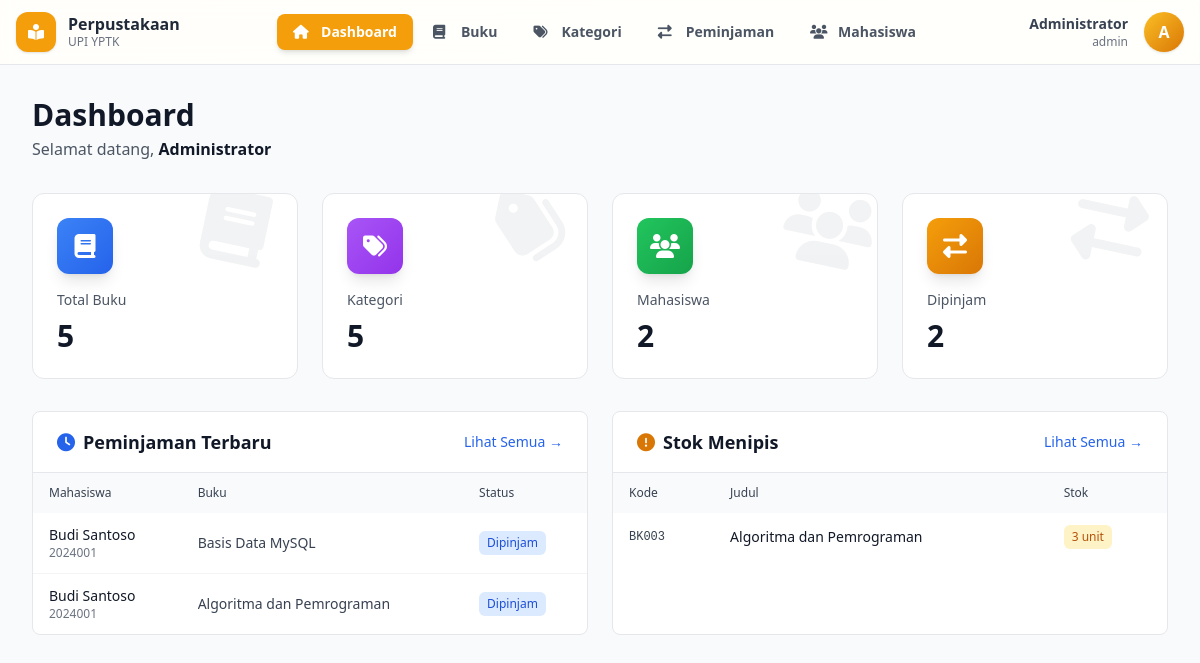
Screenshot of /admin/dashboard.php (signed in) with the database file from the repository.
### tables this page shows
CREATE TABLE `peminjaman` (
  `id_peminjaman` int NOT NULL,
  `id_user` int NOT NULL,
  `id_buku` int NOT NULL,
  `tanggal_pinjam` date NOT NULL,
  `tanggal_kembali` date NOT NULL,
  `tanggal_pengembalian` date DEFAULT NULL,
  `status` enum('dipinjam','dikembalikan','terlambat') DEFAULT 'dipinjam',
  `denda` decimal(10,2) DEFAULT '0.00',
  `keterangan` text,
  `created_at` timestamp NULL DEFAULT CURRENT_TIMESTAMP
);

CREATE TABLE `users` (
  `id_user` int NOT NULL,
  `nim` varchar(20) NOT NULL,
  `password` varchar(255) NOT NULL,
  `nama_lengkap` varchar(100) NOT NULL,
  `jurusan` varchar(100) DEFAULT NULL,
  `email` varchar(100) DEFAULT NULL,
  `no_hp` varchar(15) DEFAULT NULL,
  `created_at` timestamp NULL DEFAULT CURRENT_TIMESTAMP
);

CREATE TABLE `buku` (
  `id_buku` int NOT NULL,
  `kode_buku` varchar(50) NOT NULL,
  `judul_buku` varchar(200) NOT NULL,
  `pengarang` varchar(100) NOT NULL,
  `penerbit` varchar(100) DEFAULT NULL,
  `tahun_terbit` year DEFAULT NULL,
  `id_kategori` int DEFAULT NULL,
  `stok` int DEFAULT '0',
  `lokasi_rak` varchar(50) DEFAULT NULL,
  `foto_buku` varchar(255) DEFAULT NULL,
  `created_at` timestamp NULL DEFAULT CURRENT_TIMESTAMP
);

### config/session.php (called while the page is built, shortened)
<?php
function isAdminLoggedIn() {
    return isset($_SESSION['admin_id']) && isset($_SESSION['admin_username']);
}
function getAdminData() {
    if (isAdminLoggedIn()) {
        return [
            'id' => $_SESSION['admin_id'],
            'username' => $_SESSION['admin_username'],
            'nama_lengkap' => $_SESSION['admin_nama'] ?? '',
            'email' => $_SESSION['admin_email'] ?? ''
        ];
    }
    return null;
}
?>

### admin/dashboard.php (the view, shortened to what this page needs)
<?php
require_once '../includes/header_admin.php';
$conn = getConnection();
$stats = [];
$stats['total_buku'] = $conn->query("SELECT COUNT(*) as total FROM buku")->fetch_assoc()['total'];
$stats['total_kategori'] = $conn->query("SELECT COUNT(*) as total FROM kategori")->fetch_assoc()['total'];
$stats['total_mahasiswa'] = $conn->query("SELECT COUNT(*) as total FROM users")->fetch_assoc()['total'];
$stats['peminjaman_aktif'] = $conn->query("SELECT COUNT(*) as total FROM peminjaman WHERE status = 'dipinjam'")->fetch_assoc()['total'];
$stats['terlambat'] = $conn->query("SELECT COUNT(*) as total FROM peminjaman WHERE status = 'terlambat'")->fetch_assoc()['total'];
$recent_loans = $conn->query("
    SELECT p.*, u.nama_lengkap, u.nim, b.judul_buku
    FROM peminjaman p
    JOIN users u ON p.id_user = u.id_user
    JOIN buku b ON p.id_buku = b.id_buku
    ORDER BY p.created_at DESC
    LIMIT 10
")->fetch_all(MYSQLI_ASSOC);
$low_stock = $conn->query("
    SELECT * FROM buku WHERE stok < 5 ORDER BY stok ASC LIMIT 10
")->fetch_all(MYSQLI_ASSOC);
?>
<div class="min-h-screen bg-gray-50">
    <div class="max-w-7xl mx-auto px-4 sm:px-6 lg:px-8 py-6 sm:py-8">
        <div class="mb-6 sm:mb-8">
            <h1 class="text-2xl sm:text-3xl font-bold text-gray-900 mb-1">Dashboard</h1>
            <p class="text-sm sm:text-base text-gray-600">
                Selamat datang, <span class="font-semibold text-gray-900"><?php echo htmlspecialchars($admin['nama_lengkap']); ?></span>
            </p>
        </div>
        <div class="grid grid-cols-2 lg:grid-cols-4 gap-3 sm:gap-4 md:gap-6 mb-6 sm:mb-8">
            <?php
            $cards = [
                ['title' => 'Total Buku', 'icon' => 'book', 'color' => 'blue', 'value' => $stats['total_buku'], 'bg' => 'from-blue-500 to-blue-600'],
                ['title' => 'Kategori', 'icon' => 'tags', 'color' => 'purple', 'value' => $stats['total_kategori'], 'bg' => 'from-purple-500 to-purple-600'],
                ['title' => 'Mahasiswa', 'icon' => 'users', 'color' => 'green', 'value' => $stats['total_mahasiswa'], 'bg' => 'from-green-500 to-green-600'],
                ['title' => 'Dipinjam', 'icon' => 'exchange-alt', 'color' => 'amber', 'value' => $stats['peminjaman_aktif'], 'bg' => 'from-amber-500 to-amber-600'],
            ];
            foreach ($cards as $c):
            ?>
                <div class="group bg-white rounded-xl border border-gray-200 p-4 sm:p-6 hover:shadow-lg hover:border-gray-300 transition-all duration-300 relative overflow-hidden">
                    <div class="absolute top-0 right-0 w-24 h-24 opacity-5 transform rotate-12 group-hover:scale-110 transition-transform duration-300">
                        <i class="fas fa-<?= $c['icon']; ?> text-7xl text-gray-900"></i>
                    </div>
                    <div class="relative">
                        <div class="mb-4">
                            <div class="w-12 h-12 sm:w-14 sm:h-14 rounded-xl bg-gradient-to-br <?= $c['bg']; ?> flex items-center justify-center shadow-lg group-hover:scale-110 transition-transform duration-300">
                                <i class="fas fa-<?= $c['icon']; ?> text-white text-xl sm:text-2xl"></i>
                            </div>
                        </div>
                        <div>
                            <p class="text-xs sm:text-sm font-medium text-gray-600 mb-2"><?= $c['title']; ?></p>
                            <h2 class="text-2xl sm:text-3xl font-bold text-gray-900 group-hover:text-<?= $c['color']; ?>-600 transition-colors">
                                <?= $c['value']; ?>
                            </h2>
                        </div>
                    </div>
                </div>
            <?php endforeach; ?>
        </div>
        <div class="grid grid-cols-1 lg:grid-cols-2 gap-4 sm:gap-6">
            <div class="bg-white rounded-lg border border-gray-200 overflow-hidden">
                <div class="px-4 sm:px-6 py-4 border-b border-gray-200 flex items-center justify-between">
                    <h3 class="text-base sm:text-lg font-semibold text-gray-900 flex items-center gap-2">
                        <i class="fas fa-clock text-blue-600"></i>
                        <span class="hidden sm:inline">Peminjaman Terbaru</span>
                    </h3>
                    <a href="peminjaman.php" class="text-xs sm:text-sm text-blue-600 hover:text-blue-700 font-medium">
                        Lihat Semua →
                    </a>
                </div>
                <div class="overflow-x-auto">
                    <table class="w-full text-xs sm:text-sm">
                        <thead class="bg-gray-50 text-gray-700 text-xs">
                            <tr>
                                <th class="px-3 sm:px-4 py-3 text-left font-medium">Mahasiswa</th>
                                <th class="px-3 sm:px-4 py-3 text-left font-medium">Buku</th>
                                <th class="px-3 sm:px-4 py-3 text-left font-medium">Status</th>
                            </tr>
                        </thead>
                        <tbody class="divide-y divide-gray-100">
                            <?php if (count($recent_loans) > 0): ?>
                                <?php foreach ($recent_loans as $loan): ?>
                                    <tr class="hover:bg-gray-50 transition">
                                        <td class="px-3 sm:px-4 py-3">
                                            <div class="font-medium text-gray-900"><?= htmlspecialchars($loan['nama_lengkap']); ?></div>
                                            <div class="text-gray-500 text-xs"><?= htmlspecialchars($loan['nim']); ?></div>
                                        </td>
                                        <td class="px-3 sm:px-4 py-3 text-gray-700">
                                            <div class="line-clamp-2"><?= htmlspecialchars($loan['judul_buku']); ?></div>
                                        </td>
                                        <td class="px-3 sm:px-4 py-3">
                                            <?php
                                            $statusConfig = [
                                                'dipinjam' => ['bg' => 'bg-blue-100', 'text' => 'text-blue-700', 'label' => 'Dipinjam'],
                                                'dikembalikan' => ['bg' => 'bg-green-100', 'text' => 'text-green-700', 'label' => 'Kembali'],
                                                'terlambat' => ['bg' => 'bg-red-100', 'text' => 'text-red-700', 'label' => 'Terlambat']
                                            ];
                                            $status = $statusConfig[$loan['status']];
                                            ?>
                                            <span class="inline-flex items-center px-2 py-1 rounded-md text-xs font-medium <?= $status['bg']; ?> <?= $status['text']; ?>">
                                                <?= $status['label']; ?>
                                            </span>
                                        </td>
                                    </tr>
                                <?php endforeach; ?>
                            <?php endif; ?>
                        </tbody>
                    </table>
                </div>
            </div>
            <div class="bg-white rounded-lg border border-gray-200 overflow-hidden">
                <div class="px-4 sm:px-6 py-4 border-b border-gray-200 flex items-center justify-between">
                    <h3 class="text-base sm:text-lg font-semibold text-gray-900 flex items-center gap-2">
                        <i class="fas fa-exclamation-circle text-amber-600"></i>
                        <span class="hidden sm:inline">Stok Menipis</span>
                    </h3>
                    <a href="buku.php" class="text-xs sm:text-sm text-blue-600 hover:text-blue-700 font-medium">
                        Lihat Semua →
                    </a>
                </div>
                <div class="overflow-x-auto">
                    <table class="w-full text-xs sm:text-sm">
                        <thead class="bg-gray-50 text-gray-700 text-xs">
                            <tr>
                                <th class="px-3 sm:px-4 py-3 text-left font-medium">Kode</th>
                                <th class="px-3 sm:px-4 py-3 text-left font-medium">Judul</th>
                                <th class="px-3 sm:px-4 py-3 text-left font-medium">Stok</th>
                            </tr>
                        </thead>
                        <tbody class="divide-y divide-gray-100">
                            <?php if (count($low_stock) > 0): ?>
                                <?php foreach ($low_stock as $book): ?>
                                    <tr class="hover:bg-gray-50 transition">
                                        <td class="px-3 sm:px-4 py-3 font-mono text-gray-700 text-xs">
                                            <?= htmlspecialchars($book['kode_buku']); ?>
                                        </td>
                                        <td class="px-3 sm:px-4 py-3 text-gray-900">
                                            <div class="line-clamp-2"><?= htmlspecialchars($book['judul_buku']); ?></div>
                                        </td>
                                        <td class="px-3 sm:px-4 py-3">
                                            <span class="inline-flex items-center px-2 py-1 rounded-md text-xs font-medium <?= ($book['stok'] < 3) ? 'bg-red-100 text-red-700' : 'bg-amber-100 text-amber-700'; ?>">
                                                <?= $book['stok']; ?> unit
                                            </span>
                                        </td>
                                    </tr>
                                <?php endforeach; ?>
                            <?php endif; ?>
                        </tbody>
                    </table>
                </div>
            </div>
        </div>
    </div>
</div>

### rows the page displays
peminjaman: id_user.nama_lengkap "Budi Santoso", id_user.nim "2024001", id_buku.judul_buku "Basis Data MySQL", status "Dipinjam"
peminjaman: id_user.nama_lengkap "Budi Santoso", id_user.nim "2024001", id_buku.judul_buku "Algoritma dan Pemrograman", status "Dipinjam"
buku: kode_buku "BK003", judul_buku "Algoritma dan Pemrograman", stok "3"

### other values shown
$label "Dashboard Buku Kategori Peminjaman Mahasiswa"
$admin['nama_lengkap'] "Administrator"
$admin['username'] "admin"
substr($admin['nama_lengkap'],0,1) "A"
$c['title'] "Total Buku"
$c['value'] "5"
$c['title'] "Kategori"
$c['title'] "Mahasiswa"
$c['value'] "2"
$c['title'] "Dipinjam"
